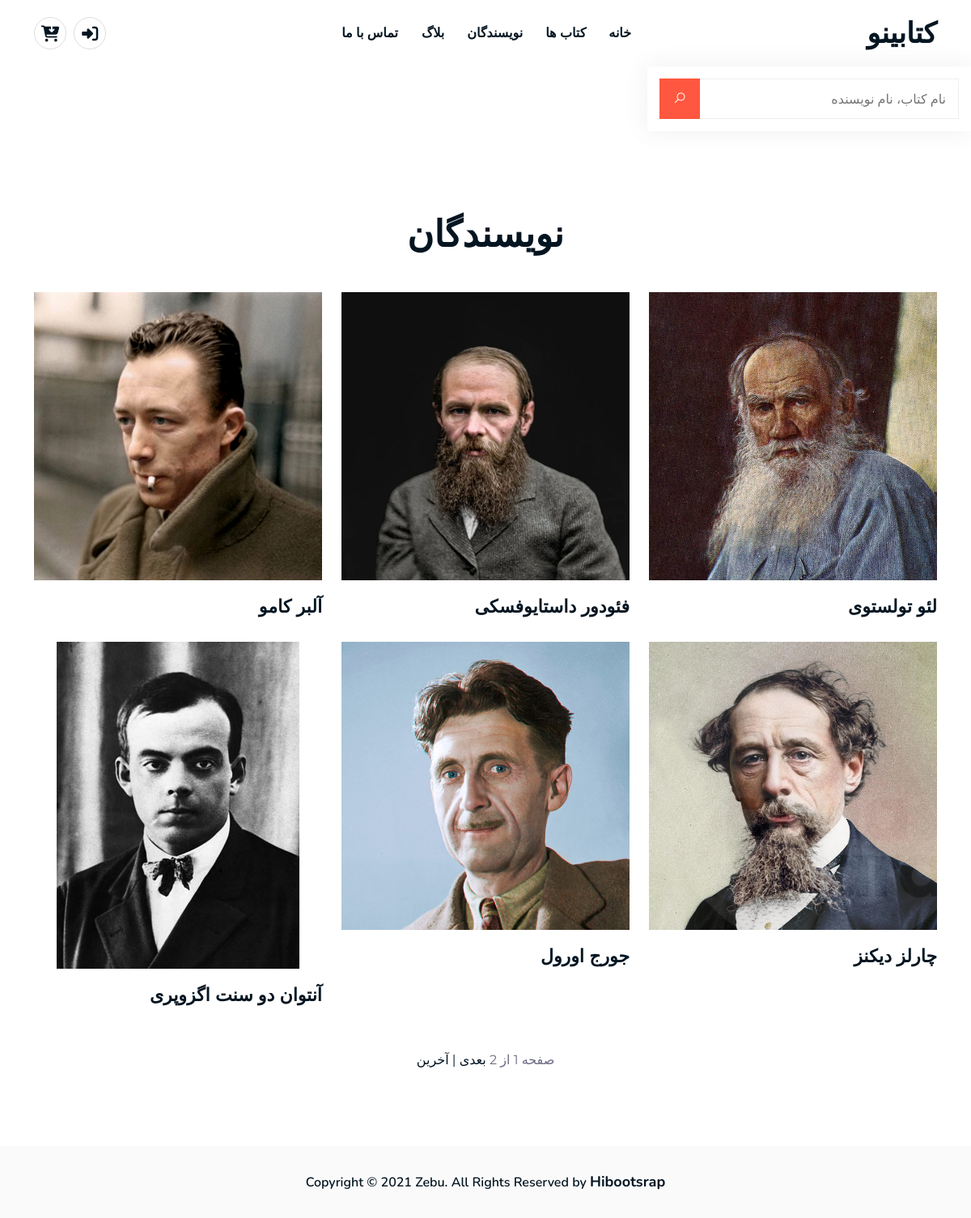
The app's page /authors with its own data.
### book/models.py (models this page shows, shortened)
class Author(models.Model):
	name = models.CharField(max_length=255)
	slug = models.CharField(max_length=255)
	nationality = models.CharField(max_length=255)
	birth = models.IntegerField()
	death = models.IntegerField()
	description = RichTextField()
	picture = models.ImageField(upload_to='author/image')
	status = models.BooleanField(default=False)
	class Meta:
		db_table = 'Author'
	objects = AuthorManager()

### book/views.py (the view)
# urls.py: path('authors', views.AuthorList.as_view() , name='author_list'),
class AuthorList(ListView):
	queryset = Author.objects.actived()
	template_name = 'book/author_list_view.html'
	context_object_name = 'authors'
	paginate_by = 6

### templates/book/author_list_view.html (shortened to what this page needs)
{% extends 'book/base.html' %}
{% load static %}
{% block main %}
<section id="product" class="product-area pt-100 pb-70">
    <div class="container">
        <div class="section-title">
            <h2> نویسندگان </h2>
        </div>
        <div class="row">
            {% for a in authors %}
            <div class="col-lg-4 col-md-6">
                <div class="single-products-box">
                    <div class="products-image">
                        <a href="{% url 'Book:author_detail' a.slug %}">
                            <img src="{{a.picture.url}}" alt="{{a.slug}}">
                        </a>
                    </div>
                    <div class="products-content">
                        <h3><a href="{% url 'Book:author_detail' a.slug %}">{{a.name}}</a></h3>
                    </div>
                </div>
            </div>
            {% endfor %}
        </div>
    </div>
    <section class="articles-pagination">
        <div class="container p-4 ">
            <div class="pagination justify-content-center">
                <span class="step-links">
                    <span class="current">
                        صفحه  {{ page_obj.number }} از {{ page_obj.paginator.num_pages }}
                    </span>
                {% if page_obj.has_next %}
                    <a href="?page={{ page_obj.next_page_number }}">بعدی</a>
                    <a href="?page={{ page_obj.paginator.num_pages }}"> | آخرین</a>
                {% endif %}
                </span>
            </div>
        </div>
        </section>
</section>
{% endblock %}

### records on screen
Author: picture (picture), name "لئو تولستوی"
Author: picture (picture), name "فئودور داستایوفسکی"
Author: picture (picture), name "آلبر کامو"
Author: picture (picture), name "چارلز دیکنز"
Author: picture (picture), name "جورج اورول"
Author: picture (picture), name "آنتوان دو سنت اگزوپری"
